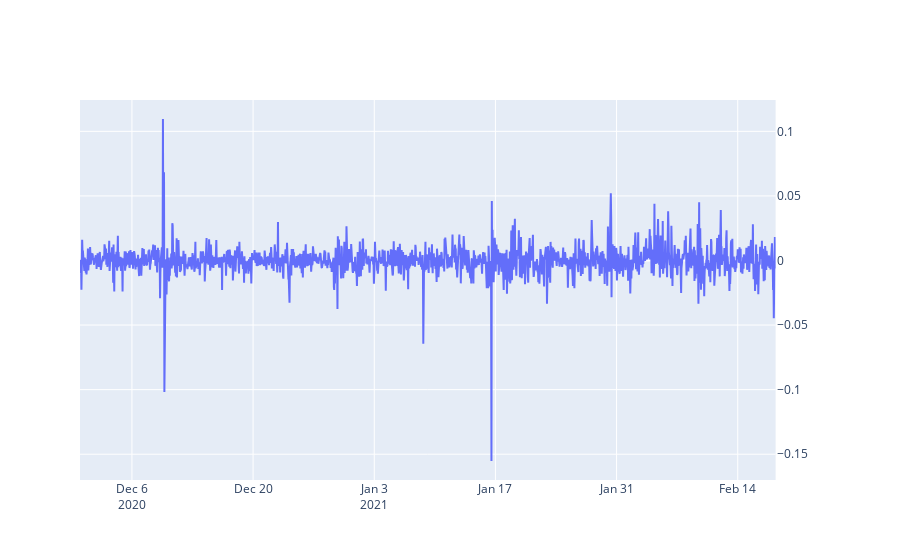

Notebook source saved alongside this figure:
### Code cell
fig = make_subplots(specs=[[{"secondary_y": True}]])
fig.add_trace(go.Scatter(x=df_train.index, y=df_test.aaveHourlyPctChange,
                    mode='lines',
                    name='Aave Change'),
                    secondary_y=True)

### Figure 1 — Plotly figure (JSON) as saved in the notebook; plotly's stock layout.template omitted (floating-point values rounded to 4 significant figures; data arrays with more than 128 entries replaced by an {"elided": "..."} marker saying what was removed)
{"data": [{"mode": "lines", "name": "Aave Change", "type": "scatter", "x": {"elided": "7719 str values"}, "xaxis": "x", "y": {"elided": "1930 float values"}, "yaxis": "y2"}], "layout": {"xaxis": {"anchor": "y", "domain": [0, 0.94]}, "yaxis": {"anchor": "x", "domain": [0, 1]}, "yaxis2": {"anchor": "x", "overlaying": "y", "side": "right"}}}
